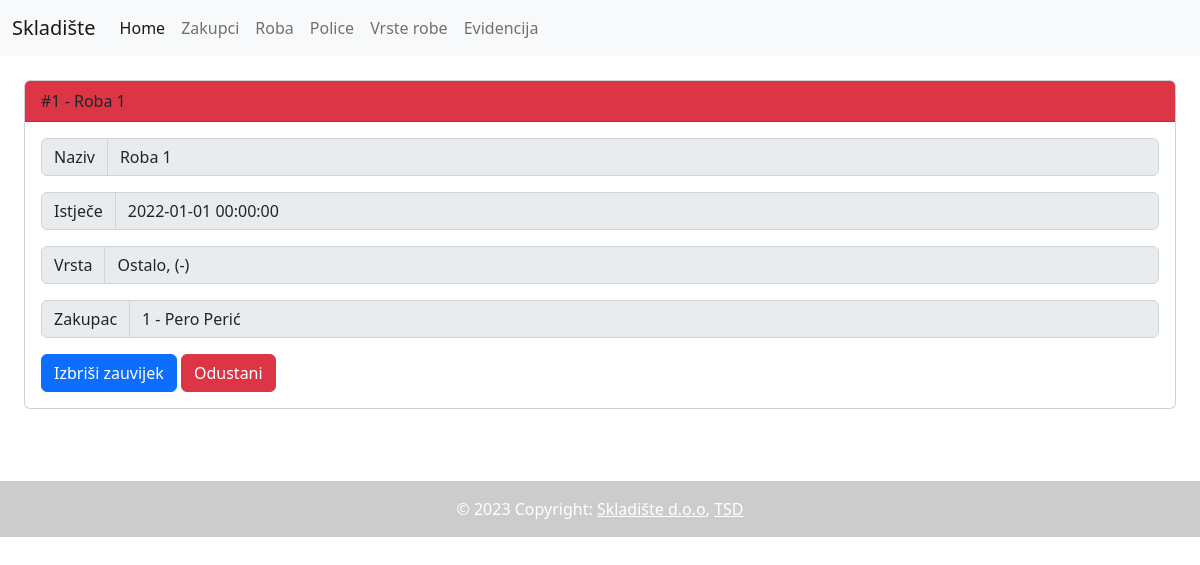
/roba-izbrisi.php?id=1, run on the app's committed database.
### tables this page shows
CREATE TABLE `roba` (
  `ID` int(11) NOT NULL PRIMARY KEY AUTO_INCREMENT,
  `Naziv` varchar(50) NOT NULL,
  `Istjece` datetime NOT NULL,
  `VrstaRobe_ID` int(11) NOT NULL,
  `Zakupac_ID` int(11) NOT NULL,

  FOREIGN KEY (`VrstaRobe_ID`) REFERENCES `vrstarobe`(`ID`),
  FOREIGN KEY (`Zakupac_ID`) REFERENCES `zakupac`(`ID`)

);

CREATE TABLE `vrstarobe` (
  `ID` int(11) NOT NULL PRIMARY KEY AUTO_INCREMENT,
  `Naziv` char(25) NOT NULL,
  `Napomena` varchar(100) DEFAULT NULL
);

CREATE TABLE `zakupac` (
  `ID` int(11) NOT NULL PRIMARY KEY AUTO_INCREMENT,
  `Ime` char(35) NOT NULL,
  `Prezime` varchar(35) NOT NULL,
  `Telefon` varchar(20) NOT NULL,
  `Mail` varchar(255) NOT NULL
);

### roba-izbrisi.php (the view, shortened to what this page needs)
<!DOCTYPE html>
<html lang="en">
<head>
    <link rel="stylesheet" href="/skladiste/bootstrap/css/bootstrap.css">
</head>
<body>
    <?php include($_SERVER['DOCUMENT_ROOT'].'/skladiste/include/header.php'); ?>
    <?php include($_SERVER['DOCUMENT_ROOT'].'/skladiste/server/config.php'); ?>
    <?php
        if (isset($_GET["id"])) {
            $query = $DB->query("SELECT `roba`.*, `vrstarobe`.`Naziv` AS 'Vrsta', `vrstarobe`.`Napomena` AS 'Vrsta_Napomena', `zakupac`.`ID` AS 'Zakupac_ID', `zakupac`.`Ime` AS 'Zakupac_Ime', `zakupac`.`Prezime` AS 'Zakupac_Prezime' FROM `roba`, `vrstarobe`, `zakupac` WHERE `roba`.`VrstaRobe_ID` = `vrstarobe`.`ID` AND `roba`.`Zakupac_ID` = `zakupac`.`ID` AND `roba`.`ID` = ".$_GET["id"]);
            while($row = $query->fetch_assoc()) {
                $vrsta = $row;
            }
        }
    ?>
    <div class="card m-4">
        <div class="card-header bg-danger">
            #<?php print($vrsta["ID"]); ?> - <?php print($vrsta["Naziv"]); ?>
        </div>
        <div class="card-body">
            <form action="./roba-izbrisi.php" method="POST">
                <div class="input-group mb-3">
                    <span class="input-group-text" id="basic-addon1">Naziv</span>
                    <input disabled name="naziv" type="text" class="form-control" placeholder="Naziv" aria-label="Naziv" aria-describedby="basic-addon1" value="<?php print($vrsta["Naziv"]); ?>">
                </div>
                <div class="input-group mb-3">
                    <span class="input-group-text" id="basic-addon1">Istječe</span>
                    <input disabled name="napomena" type="text" class="form-control" placeholder="Napomena" aria-label="Napomena" aria-describedby="basic-addon1" value="<?php print($vrsta["Istjece"]); ?>">
                </div>
                <div class="input-group mb-3">
                    <span class="input-group-text" id="basic-addon1">Vrsta</span>
                    <input disabled name="napomena" type="text" class="form-control" placeholder="Napomena" aria-label="Napomena" aria-describedby="basic-addon1" value="<?php print($vrsta["Vrsta"]); ?>, (<?php print($vrsta["Vrsta_Napomena"]); ?>)">
                </div>
                <div class="input-group mb-3">
                    <span class="input-group-text" id="basic-addon1">Zakupac</span>
                    <input disabled name="napomena" type="text" class="form-control" placeholder="Napomena" aria-label="Napomena" aria-describedby="basic-addon1" value="<?php print($vrsta["Zakupac_ID"]); ?> - <?php print($vrsta["Zakupac_Ime"]); ?> <?php print($vrsta["Zakupac_Prezime"]); ?>">
                </div>
                <button class="btn btn-primary">Izbriši zauvijek</button>
                <a class="btn btn-danger" href="./roba-uredi.php?id=<?php print($vrsta["ID"]); ?>">Odustani</a>
            </form>
        </div>
    </div>
    <?php include($_SERVER['DOCUMENT_ROOT'].'/skladiste/include/footer.php'); ?>
</body>
</html>

### data on the page
roba: ID "1", Naziv "Roba 1", naziv "Roba 1", napomena "2022-01-01 00:00:00", napomena "Ostalo, (-)", napomena "1 - Pero Perić"
